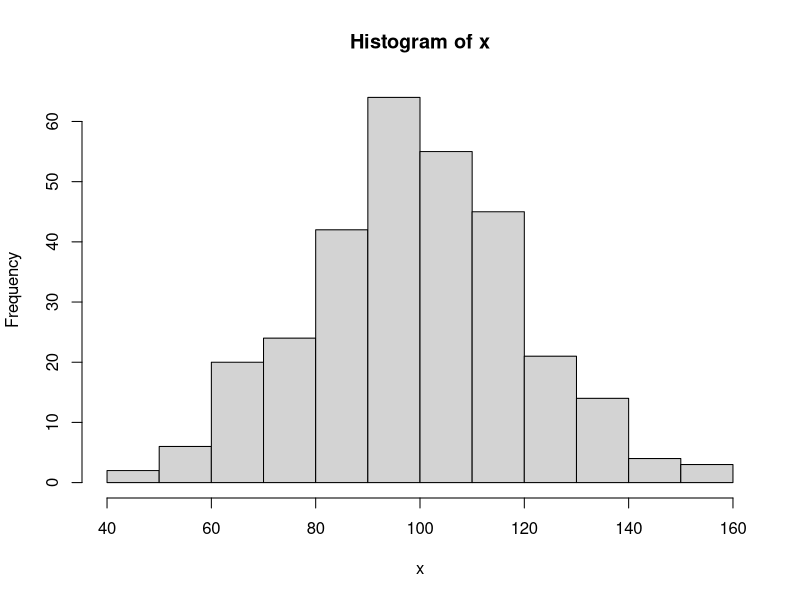
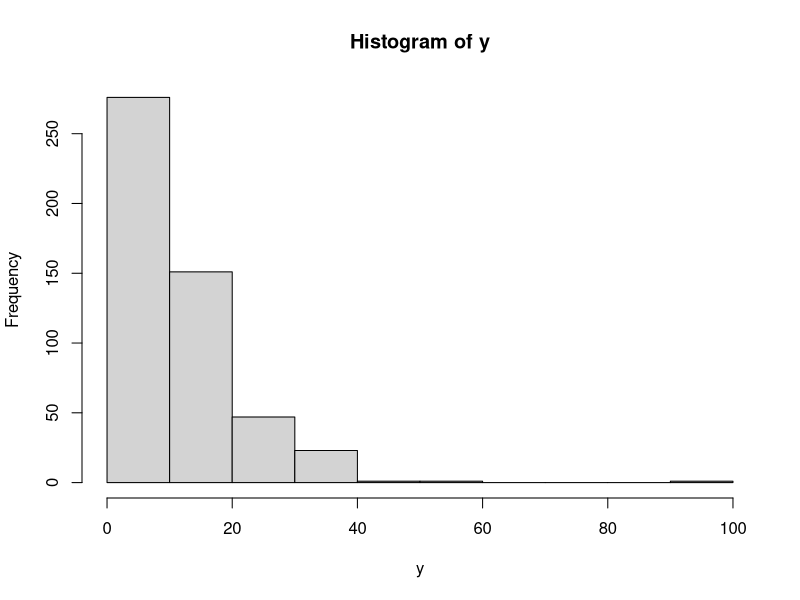
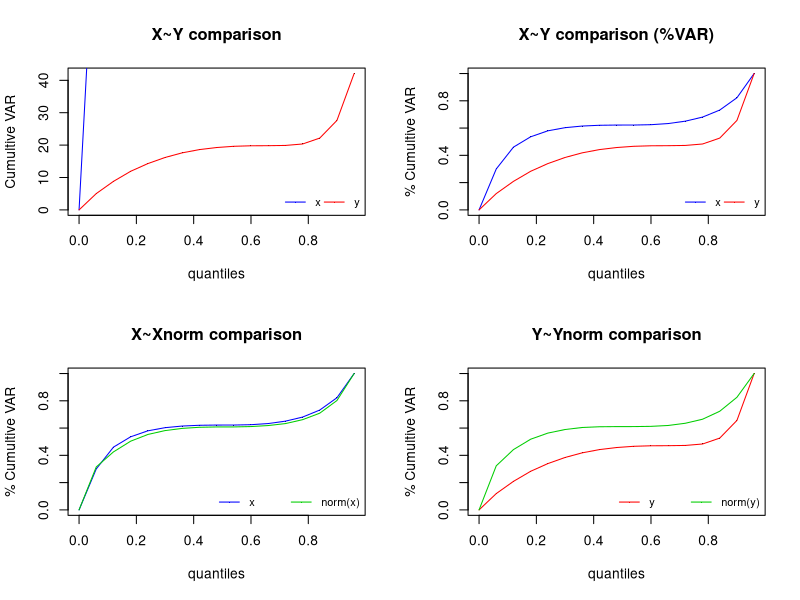
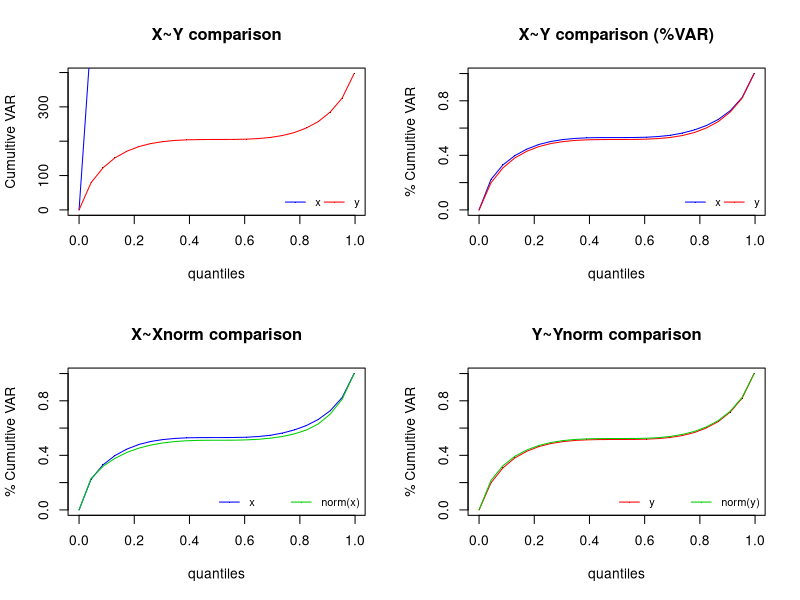

These figures' R source, in order:
## ---- chunk 1
x<-rnorm(300,100,20)
y<-rlnorm(500,log(10),log(2))
hist(x)
hist(y)
## ---- chunk 2
qvarcomp<-function (datax=x, datay=y,nq){ #predefine X and Y; define nq = number of quantiles
  x1<-sort(datax)
  y1<-sort(datay)
  mx1<-mean(x1)
  my1<-mean(y1)
  probs = seq(0, 1, (1/nq+0.01))
  qx<-quantile(x1, probs = probs)
  qy<-quantile(y1, probs = probs)
  set.seed(1234)
  xn<-rnorm(length(x1),mean(x1),sd(x1))
  xn<-sort(xn)
  yn<-rnorm(length(y1),mean(y1),sd(y1))
  yn<-sort(yn)
  mxn<-mean(xn)
  myn<-mean(yn)
  qxn<-quantile(xn, probs = probs)
  qyn<-quantile(yn, probs = probs)
  
  
  s<-rep(0,length(x1))
  d<-rep(0,length(y1))
  sn<-rep(0,length(xn))
  dn<-rep(0,length(yn))
  
  ###X
  for (m in 1:length(x1)){
    s[m]<-sum((x1[m]-mx1)^2)
  }
  
  ssx<-rep(0,length(probs))
  for (i in 2:length(probs)) {
    j<-1
    while (qx[i]>= x1[j]){
      ssx[i]<-ssx[i]+s[j]
      j=j+1
    }
  }
  ssx=ssx/length(x1)
  ssx1=ssx/max(ssx)
  
  ###Y
  for (k in 1:length(y1)){
    d[k]<-sum((y1[k]-my1)^2)  
  }
  
  ssy<-rep(0,length(probs))
  for (f in 2:length(probs)) {
    r<-1
    while (qy[f]>=y1[r]){
      ssy[f]<-ssy[f]+d[r]
      r=r+1
    }
  }
  ssy=ssy/length(y1)
  ssy1=ssy/max(ssy)
  
  ###Xnorm
  for (m1 in 1:length(xn)){
    sn[m1]<-sum((xn[m1]-mxn)^2)
  }
  
  ssxn<-rep(0,length(probs))
  for (i1 in 2:length(probs)) {
    j1<-1
    while (qxn[i1]>= xn[j1]){
      ssxn[i1]<-ssxn[i1]+sn[j1]
      j1=j1+1
    }
  }
  ssxn=ssxn/length(xn)
  ssxn1=ssxn/max(ssxn)
  
  ###Ynorm
  for (k1 in 1:length(yn)){
    dn[k1]<-sum((yn[k1]-myn)^2)  
  }
  
  ssyn<-rep(0,length(probs))
  for (f1 in 2:length(probs)) {
    r1<-1
    while (qyn[f1]>=yn[r1]){
      ssyn[f1]<-ssyn[f1]+dn[r1]
      r1=r1+1
    }
  }
  ssyn=ssyn/length(yn)
  ssyn1=ssyn/max(ssyn)
  
  
  ####Plots
  ox<-probs
  par(mfrow = c(2,2))
  plot(ox,ssy,pch = ".",main="X~Y comparison", xlab="quantiles", ylab="Cumultive VAR")
  lines(ox,ssx,col="blue")
  lines(ox,ssy,col="red")
  legend("bottomright", c("x", "y"), col = c("blue","red"),bty="n", lty = 1:1,
         pch = ".", ncol = 2, cex = 0.8)
  
  plot(ox,ssx1,pch = ".",main="X~Y comparison (%VAR)",xlab="quantiles",ylab="% Cumultive VAR")
  lines(ox,ssx1,col="blue")
  lines(ox,ssy1,col="red")
  legend("bottomright", c("x", "y"), col = c("blue","red"),bty="n", lty = 1:1,
         pch = ".", ncol = 2, cex = 0.8)
  
  plot(ox,ssx1,pch = ".",main="X~Xnorm comparison",xlab="quantiles", ylab="% Cumultive VAR")
  lines(ox,ssx1,col="blue")
  lines(ox,ssxn1,col="green3")
  legend("bottomright", c("x", "norm(x)"), col = c("blue","green3"),bty="n", lty = 1:1,
         pch = ".", ncol = 2, cex = 0.8)
  
  plot(ox,ssy1,pch = ".",main="Y~Ynorm comparison",xlab="quantiles", ylab="% Cumultive VAR")
  lines(ox,ssy1,col="red")
  lines(ox,ssyn1,col="green3")
  legend("bottomright", c("y", "norm(y)"), col = c("red","green3"),bty="n", lty = 1:1,
         pch = ".", ncol = 2, cex = 0.8)
}
## ---- chunk 3
qvarcomp(x,y,20)
## ---- chunk 4
nd1<-rnorm(n=600, mean=200, sd=50)
nd2<-rnorm(n=1256, mean=560, sd=20)
qvarcomp(nd1,nd2,30)
